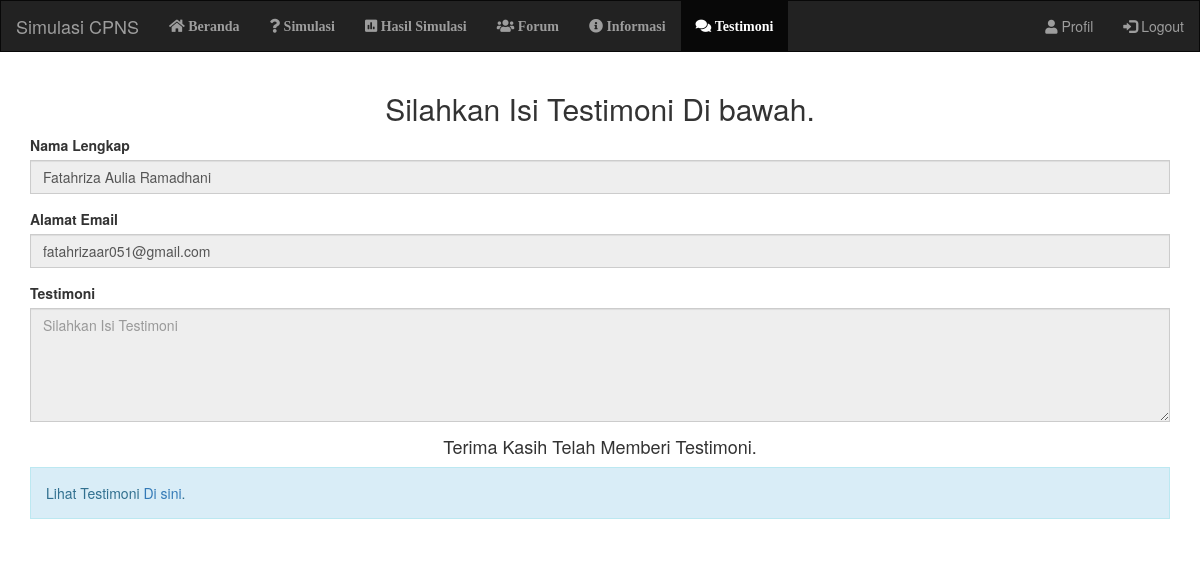
/testimoni.php (signed in), run on the app's committed database.
### tables this page shows
CREATE TABLE `profile` (
  `profileid` int(11) NOT NULL,
  `userid` int(11) NOT NULL,
  `name` varchar(50) NOT NULL,
  `tgl_lahir` date NOT NULL
);

CREATE TABLE `users` (
  `user_id` int(11) NOT NULL,
  `username` varchar(200) NOT NULL,
  `email` varchar(200) NOT NULL,
  `password` varchar(200) NOT NULL
);

### testimoni.php (the view, shortened to what this page needs)
<?php require'database.php' ?>
<?php
$user_id = $_SESSION['user_id'];
$q_query = mysqli_query($conn,"SELECT * FROM profile pr INNER JOIN users usr ON usr.user_id = pr.userid WHERE usr.user_id ='$user_id'");
$results = mysqli_fetch_array($q_query, MYSQLI_ASSOC);
$u_query = mysqli_query($conn,"SELECT * FROM users WHERE user_id ='$user_id'");
$u_results = mysqli_fetch_array($u_query, MYSQLI_ASSOC);
$t_query = mysqli_query($conn,"SELECT * FROM testimoni WHERE sender ='$user_id'");
$count = mysqli_num_rows($t_query);
$res = mysqli_query($conn,"SELECT * FROM profile WHERE userid = '$user_id'");
$countProfile = mysqli_num_rows($res);
?>
<!DOCTYPE html>
<html lang="en">
  <head>
    <link rel="stylesheet" href="https://maxcdn.bootstrapcdn.com/bootstrap/3.3.7/css/bootstrap.min.css">
    <link rel="stylesheet" type="text/css" href="css/stylesheet.css">
    <link rel="stylesheet" href="plugins/fontawesome-free/css/all.min.css">
  </head>
  <body>
    <nav class="navbar navbar-inverse">
      <div class="container-fluid">
        <div class="navbar-header">
          <a class="navbar-brand" href="home.php">Simulasi CPNS</a>
        </div>
        <ul class="nav navbar-nav">
          <li  ><a href="home.php" class="fas fa-home"> Beranda</a></li>
          <li><a href="studentHome.php" class="fas fa-question"> Simulasi</a></li>
          <li><a href="studentResults.php" class="fas fa-poll"> Hasil Simulasi</a></li>
          <li><a href="forum.php" class="fas fa-users"> Forum</a></li>
          <li><a href="studentInformations.php" class="fas fa-info-circle"> Informasi</a></li>
          <li class="active"><a href="testimoni.php" class="fas fa-comments"> Testimoni</a></li>
        </ul>
        <ul class="nav navbar-nav navbar-right">
          <li><a href="studentProfile.php"><span class="fas fa-user"></span> Profil</a></li>
          <li><a href="logout.php"><span class="glyphicon glyphicon-log-in"></span> Logout</a></li>
        </ul>
      </div>
    </nav>
    <div class="container">
      <h2 align="center">Silahkan Isi Testimoni Di bawah.</h2>
      <form method="POST" action="">
  <div class="form-group">
    <label for="exampleFormControlInput1">Nama Lengkap</label>
    <input name="nama" type="text" class="form-control" id="exampleFormControlInput1" placeholder="Nama Lengkap Anda" value="<?php echo $results['name'] ?>" readonly="True">
  </div>
  <div class="form-group">
    <label for="exampleFormControlInput1">Alamat Email</label>
    <input name="email" type="email" class="form-control" id="exampleFormControlInput1" placeholder="name@example.com" value="<?php echo $u_results['email'] ?>" readonly="True">
  </div>
  <div class="form-group">
    <label for="exampleFormControlTextarea1">Testimoni</label>
    <?php
    if($count == 0  && $countProfile == 1){
      echo "<textarea name=\"feedback\" class=\"form-control\" id=\"exampleFormControlTextarea1\" rows=\"5\" placeholder=\"Silahkan Isi Testimoni\"></textarea>";
    } else{
      echo "<textarea name=\"feedback\" class=\"form-control\" id=\"exampleFormControlTextarea1\" rows=\"5\" placeholder=\"Silahkan Isi Testimoni\" readonly=\"True\"></textarea>";
    }
    ?>
  </div>
  <div class="form-group">
    <?php
    if($count == 0 && $countProfile == 1){
      echo "<button class=\"form-control\"  name=\"send_Testimoni\" id=\"submit\" class=\"btn btn-lg btn-primary btn-block\" type=\submit\">Kirim</button>";
    } else{
      echo "<h4 align=\"center\">Terima Kasih Telah Memberi Testimoni.</h4>";
    }
    ?>
    <div class="alert alert-info" role="alert">Lihat Testimoni <a href="testimoni_view.php">Di sini</a>.</div>
  </div>
</form>
    </div>
  </body>
</html>

### css/stylesheet.css (style rules this page uses)
body { position: relative; }
* { border-radius: 0 !important; }

### data on the page
profile: nama "Fatahriza Aulia Ramadhani"
users: email "fatahrizaar051@gmail.com"
